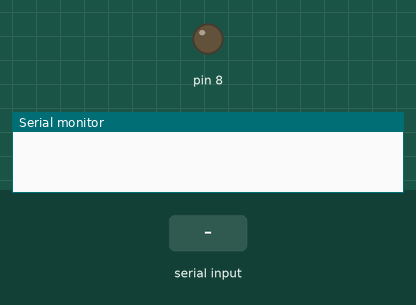
Recording of a sketch running on a simulated Arduino Uno, built with avr-gcc and run on an emulated ATmega328P. Shown: output pins drawn as LEDs (lit = HIGH), the last lines printed to the serial monitor. Inputs (shaded band) come from the test bench.

Above: at 1.2 s.
1.3 s: "a" received over the second serial link
At 2.2 s:
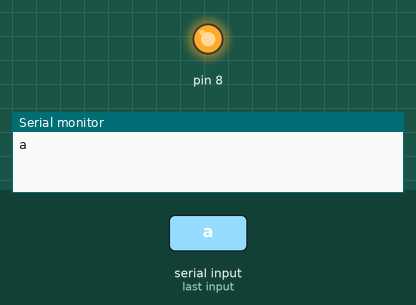
2.8 s: "b" received over the second serial link
At 3.4 s:
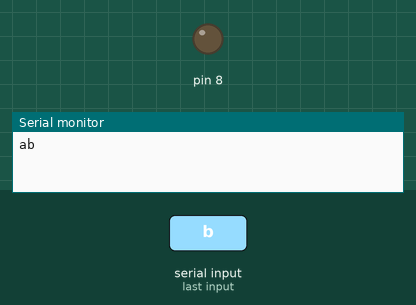
Timing chart, 0 to 5.8 s (numbered marks = the images above; inputs shaded):
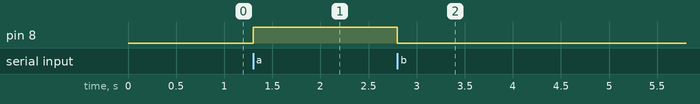

Measured:
- after the input at 1.3 s, pin 8: LOW → HIGH at once
- after the input at 2.8 s, pin 8: HIGH → LOW at once

The sketch:

wifi_adu_blink.ino
```cpp
#include <SoftwareSerial.h>
#include <MsTimer2.h> // 타이머 인터럽트

SoftwareSerial mySerial(2, 3); // RX, TX

unsigned long rtime = millis();

void setup(){
  pinMode(8, OUTPUT);
  Serial.begin(9600);
  mySerial.begin(9600);

//  MsTimer2::set(500,send_msg_server); // 메소드 0.5초마다 호출
//  MsTimer2::start();//시작
}

char rd;
char tp;

void loop(){

  if(mySerial.available()){
    rd = mySerial.read();
    Serial.print(rd);

  }


  if(rd =='a')
    tp = 'a';
  if(rd =='b')
    tp = 'b';

  if (tp =='a')
    digitalWrite(8, true);
  else if(tp == 'b')
    digitalWrite(8, false);
}

void send_msg_server(){
  mySerial.write('p');
  delay(100);
}
```
